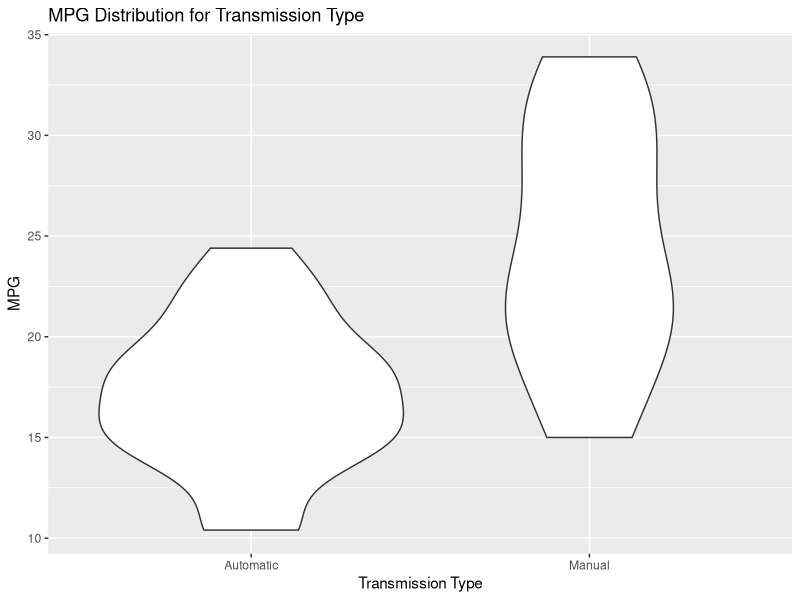

This chart was generated by the following R code:
## ---- chunk 1
# Change working directory
dirBase <- "/home/joe/Documents/01-coursera/01-data-science"
dirWorking <- "/07-regression"
setwd(file.path(dirBase, dirWorking))
rm(list = ls())
## ---- chunk 2
data("mtcars")
head(mtcars,2)
tail(mtcars,2)
## ---- chunk 3
require(ggplot2)
mtcars$am <- factor(mtcars$am, labels = c("Automatic", "Manual"))
ggplot(aes(am, mpg), data = mtcars) +
    geom_violin() + 
    ggtitle("MPG Distribution for Transmission Type") + 
    xlab("Transmission Type") + ylab("MPG")
## ---- chunk 4
modLm <- lm(mpg ~ am - 1, data = mtcars)
summary(modLm)

